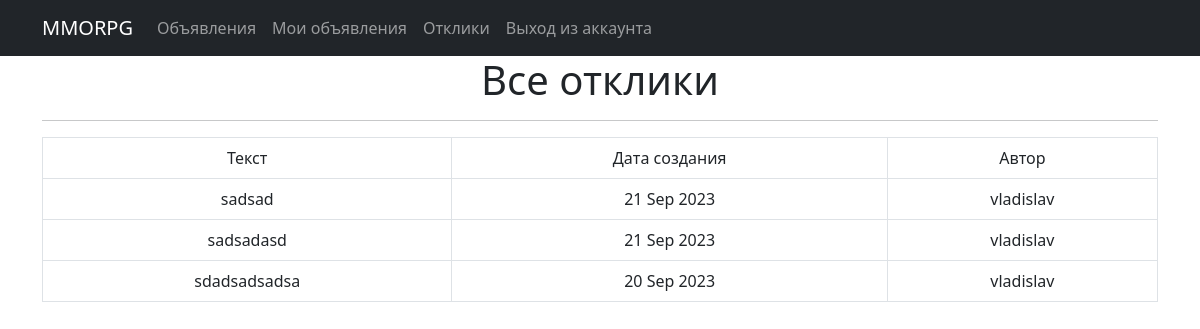
Screenshot of /replies/ (signed in) with the database file from the repository.
### mmo/models.py (models this page shows, shortened)
class Reply(models.Model):
    reply_text = models.TextField()
    time_create = models.DateTimeField(auto_now_add=True)
    user = models.ForeignKey(User, on_delete=models.CASCADE, null=True)
    post = models.ForeignKey(Post, on_delete=models.CASCADE, null=True)
    accepted = models.BooleanField(default=False)

### mmo/views.py (the view)
# urls.py: path('replies/', ReplyList.as_view(), name='replies'),
class ReplyList(ListView):
    model = Reply
    template_name = 'replies.html'
    ordering = '-time_create'
    context_object_name = 'replies'

### templates/replies.html (shortened to what this page needs)
{% extends 'flatpages/default.html' %}
{% block content %}
<h1>Все отклики</h1>
<hr>
{% if replies %}
       <table class="table table-bordered">
           <tr>
               <td>Текст</td>
               <td>Дата создания</td>
               <td>Автор</td>
           </tr>
           {% for r in replies %}
           <tr>
               <td>{{ r.reply_text }}</a></td>
               <td>{{ r.time_create|date:'d M Y' }}</td>
               <td>{{ r.user }}</td>
           </tr>
           {% endfor %}
       </table>
   {% else %}
       <h2>Откликов нет!</h2>
   {% endif %}
{% endblock content %}

### rows the page displays
Reply: reply_text "sadsad", time_create "21 Sep 2023", user "vladislav"
Reply: reply_text "sadsadasd", time_create "21 Sep 2023", user "vladislav"
Reply: reply_text "sdadsadsadsa", time_create "20 Sep 2023", user "vladislav"
